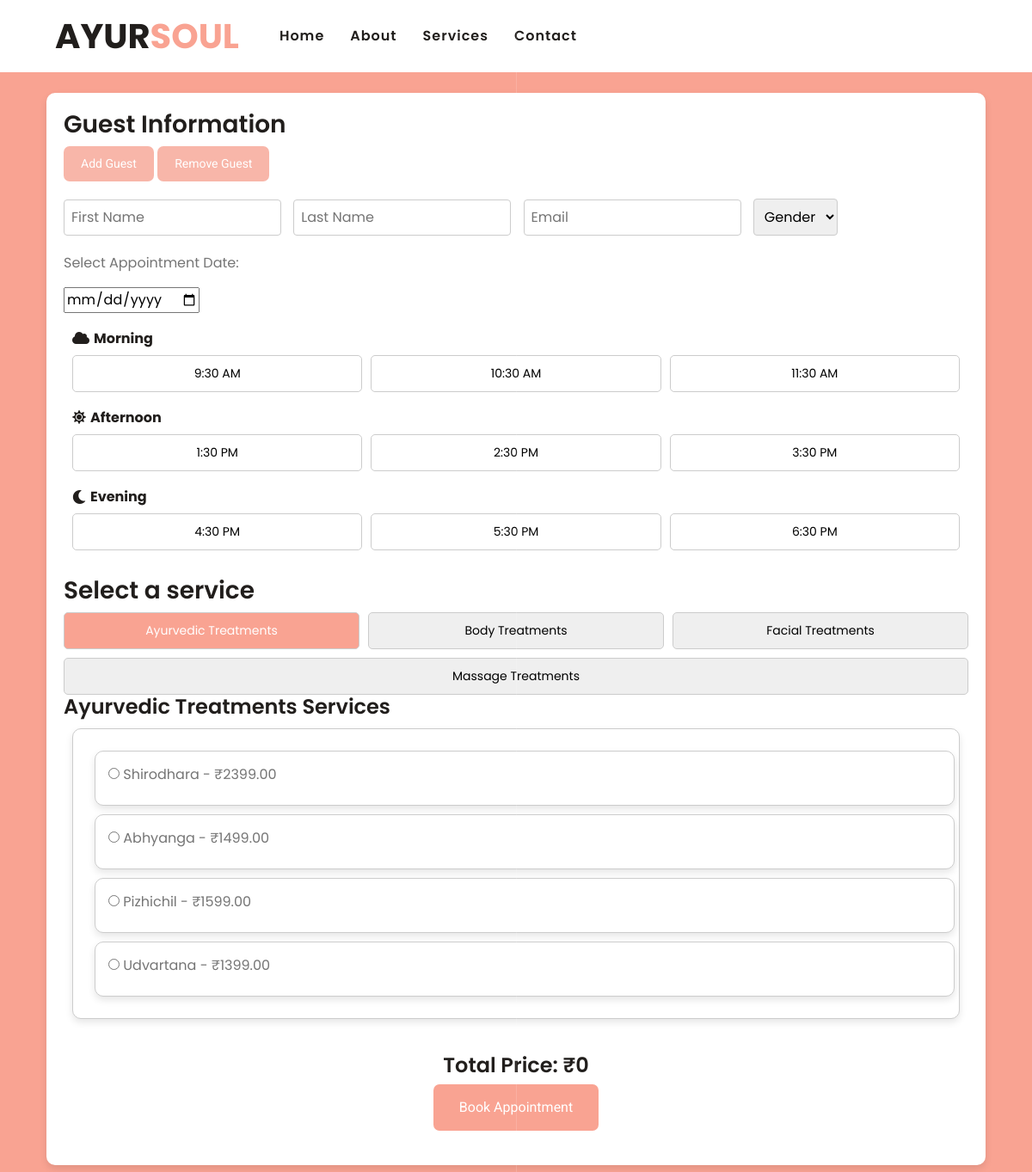
/appointment.php, run on the app's committed database.
### tables this page shows
CREATE TABLE IF NOT EXISTS `services` (
  `id` int NOT NULL AUTO_INCREMENT,
  `category` varchar(255) NOT NULL,
  `name` varchar(255) NOT NULL,
  `price` decimal(10,2) NOT NULL,
  PRIMARY KEY (`id`)
);

### appointment.php (the view, shortened to what this page needs)
    <?php
$host = 'localhost';
$dbname = 'userform';
$username = 'root';
$password = '';
try {
    $pdo = new PDO("mysql:host=$host;dbname=$dbname", $username, $password);
    $pdo->setAttribute(PDO::ATTR_ERRMODE, PDO::ERRMODE_EXCEPTION);
    $stmt = $pdo->query("SELECT * FROM services ORDER BY category");
    $services = $stmt->fetchAll(PDO::FETCH_ASSOC);
} catch (PDOException $e) {
    echo "Error: " . $e->getMessage();
}
?>
<!DOCTYPE html>
<html lang="en">
<head>
    <link href="https://cdnjs.cloudflare.com/ajax/libs/font-awesome/5.10.0/css/all.min.css" rel="stylesheet">
    <link href="lib/animate/animate.min.css" rel="stylesheet">
    <link href="lib/owlcarousel/assets/owl.carousel.min.css" rel="stylesheet">
    <link href="lib/tempusdominus/css/tempusdominus-bootstrap-4.min.css" rel="stylesheet" />
    <link href="css/style.css" rel="stylesheet">
    <link href="https://cdnjs.cloudflare.com/ajax/libs/font-awesome/5.15.3/css/all.min.css" rel="stylesheet"/>
</head>
<body>
    <div class="container-fluid p-0">
        <nav class="navbar navbar-expand-lg bg-white navbar-light py-3 py-lg-0 px-lg-5">
            <a href="index.php" class="navbar-brand ml-lg-3">
                <h1 class="m-0 text-primary"><span class="text-dark">AYUR</span>SOUL</h1>
            </a>
            <div class="collapse navbar-collapse justify-content-between px-lg-3" id="navbarCollapse" >
                <div class="navbar-nav py-0">
                    <a href="index.php" class="nav-item nav-link">Home</a>
                    <a href="about.html" class="nav-item nav-link">About</a>
                    <a href="service.html" class="nav-item nav-link">Services</a>
                    <a href="contact.html" class="nav-item nav-link">Contact</a>
                </div>
            </div>
        </nav>
    </div>
<div class="container">
    <div class="left-panel">
        <form method="POST" action="book_appointment.php" onsubmit="return validateSelection()">
            <h3>Guest Information</h3>
            <div id="guest-controls" class="guest-controls">
                <button type="button" onclick="addGuest()">Add Guest</button>
                <button type="button" onclick="removeGuest()">Remove Guest</button>
            </div>
            <div id="guest-container"></div>
            <div class="appointment-datetime">
                <p>Select Appointment Date:</p>
                <input type="date" name="appointment_date" required>
            </div>
            <div class="content">
                <div class="section">
                    <h2><i class="fas fa-cloud"></i> Morning</h2>
                    <div class="time-slot" id="morning-slots">
                        <button type="button" onclick="selectTimeSlot(this, '9:30 AM')">9:30 AM</button>
                        <button type="button" onclick="selectTimeSlot(this, '10:30 AM')">10:30 AM</button>
                        <button type="button" onclick="selectTimeSlot(this, '11:30 AM')">11:30 AM</button>
                    </div>
                </div>
                <div class="section">
                    <h2><i class="fas fa-sun"></i> Afternoon</h2>
                    <div class="time-slot" id="afternoon-slots">
                        <button type="button" onclick="selectTimeSlot(this, '1:30 PM')">1:30 PM</button>
                        <button type="button" onclick="selectTimeSlot(this, '2:30 PM')">2:30 PM</button>
                        <button type="button" onclick="selectTimeSlot(this, '3:30 PM')">3:30 PM</button>
                    </div>
                </div>
                <div class="section">
                    <h2><i class="fas fa-moon"></i> Evening</h2>
                    <div class="time-slot" id="evening-slots">
                        <button type="button" onclick="selectTimeSlot(this, '4:30 PM')">4:30 PM</button>
                        <button type="button" onclick="selectTimeSlot(this, '5:30 PM')">5:30 PM</button>
                        <button type="button" onclick="selectTimeSlot(this, '6:30 PM')">6:30 PM</button>
                    </div>
                </div>
            </div>
            <h3>Select a service</h3>
            <div class="category-buttons">
                <?php
                $categories = [];
                $servicesByCategory = [];
                foreach ($services as $service) {
                    $categories[$service['category']] = true;
                    $servicesByCategory[$service['category']][] = $service;
                }
                $categories = array_keys($categories);
                sort($categories);
                foreach ($categories as $category) {
                    $buttonClass = ($category === '') ? 'active-category' : '';
                    echo '<button type="button" class="' . $buttonClass . '" onclick="showServices(\'' . htmlspecialchars($category) . '\')">' . htmlspecialchars($category) . '</button>';
                }
                ?>
            </div>
            <div id="default-services" class="service-categories">
                <h4><?php echo htmlspecialchars($categories[0]); ?> Services</h4>
                <div class="service-category">
                    <?php
                    foreach ($servicesByCategory[$categories[0]] as $service) {
                        echo '<div class="service-item">
                                <label>
                                    <input type="radio" name="service_id" value="' . $service['id'] . '" onchange="updatePrice()">
                                    ' . htmlspecialchars($service['name']) . ' - ₹' . htmlspecialchars($service['price']) . '
                                </label>
                              </div>';
                    }
                    ?>
                </div>
            </div>
            <div class="footer">
                <h4>Total Price: ₹<span id="total-price">0</span></h4>
                <button type="submit">Book Appointment</button>
            </div>
        </form>
    </div>
</div>
</body>
</html>

### appointment.php (style rules this page uses)
body { background: #F9A392; }
.container { display: flex; flex-direction: column; align-items: center; width: 100%; padding: 2%; }
.left-panel { width: 100%; padding: 20px; background-color: #fff; border-radius: 10px; box-shadow: 0 4px 8px rgba(0, 0, 0, 0.1); }
.service-categories { display: flex; flex-wrap: wrap; margin-bottom: 20px; justify-content: center; }
.service-categories div { flex: 1 1 20%; padding: 15px; text-align: center; border: 1px solid #ccc; border-radius: 10px; margin: 10px; cursor: pointer; background-color: #fff; box-shadow: 0 4px 8px rgba(0, 0, 0, 0.1); }
.service-item { display: flex; flex-wrap: wrap; justify-content: space-between; align-items: center; padding: 10px; margin-bottom: 10px; border: 1px solid #ccc; border-radius: 8px; background-color: #fff; box-shadow: 0 4px 8px rgba(0, 0, 0, 0.1); width: 100%; }
.footer { text-align: center; padding: 20px 0; margin-top: 20px; }
.footer button { background-color: #F9A392; color: #fff; border: none; border-radius: 7px; padding: 15px 30px; cursor: pointer; font-family: 'Roboto', sans-serif; font-size: 16px; }
.guest-controls { margin-bottom: 20px; }
.guest-controls button { background-color: #f8b6a9; color: #fff; border: none; padding: 10px 20px; cursor: pointer; font-family: 'Roboto', sans-serif; font-size: 14px; border-radius: 7px; }
.content { padding: 10px; max-height: 400px; overflow-y: auto; }
.section { margin-bottom: 20px; }
.section h2 { font-size: 16px; margin: 10px 0; display: flex; align-items: center; }
.section h2 i { margin-right: 5px; }
.time-slot { display: flex; flex-wrap: wrap; gap: 10px; }
.time-slot button { flex: 1 1 30%; padding: 10px; border: 1px solid #ccc; border-radius: 5px; background-color: white; cursor: pointer; font-size: 14px; }
.category-buttons { display: flex; flex-wrap: wrap; gap: 10px; }
.category-buttons button { flex: 1 1 30%; padding: 10px; border: 1px solid #ccc; border-radius: 5px; cursor: pointer; font-size: 14px; }
.active-category { background-color: #F9A392; color: white; }

### data on the page
services: name "Shirodhara", price "2399.00"
services: name "Abhyanga", price "1499.00"
services: name "Pizhichil", price "1599.00"
services: name "Udvartana", price "1399.00"

### other printed values
$category "Ayurvedic Treatments"
$category "Body Treatments"
$category "Facial Treatments"
$category "Massage Treatments"
$categories[0] "Ayurvedic Treatments"
